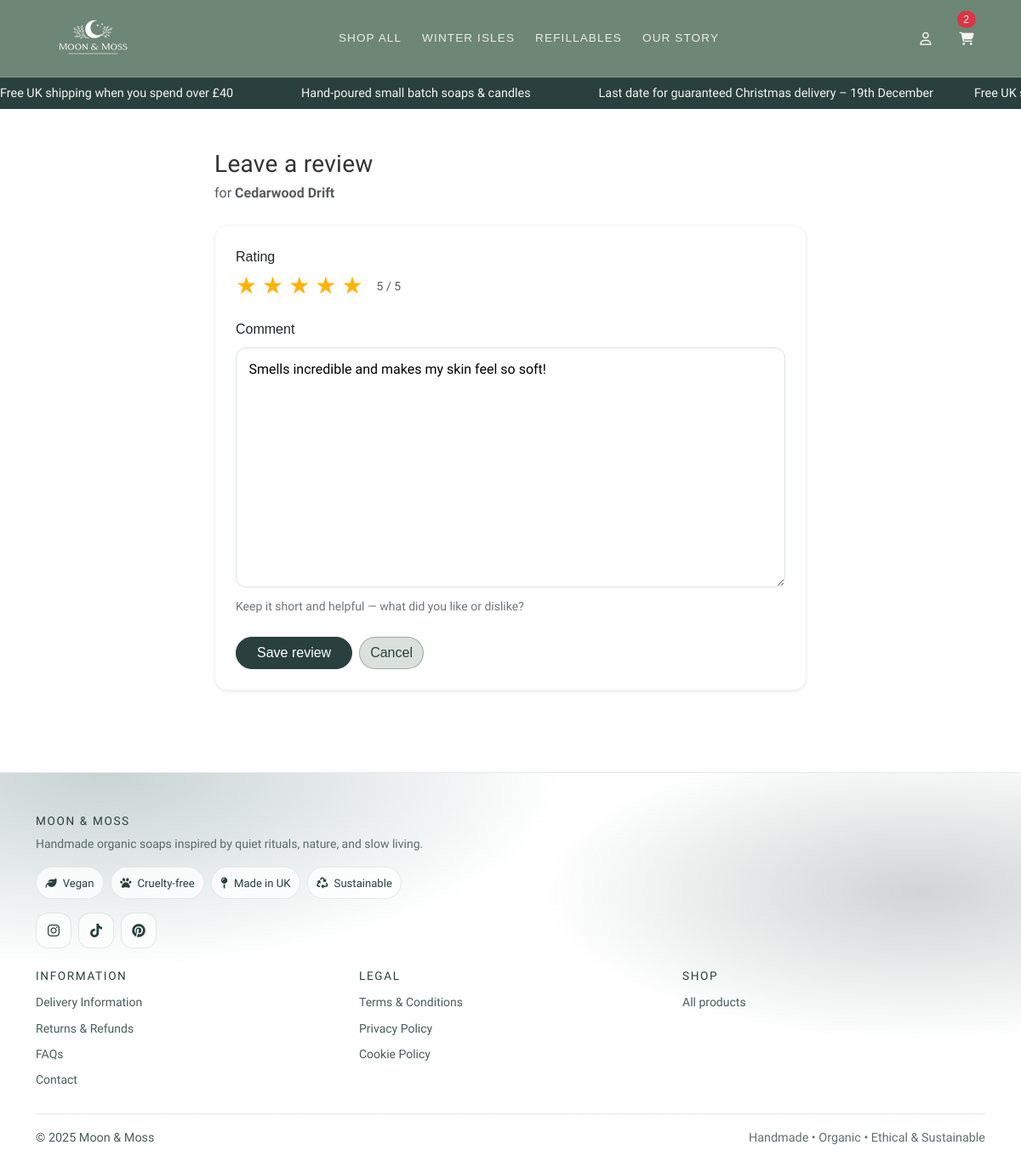
/reviews/order/29/product/6/ (signed in), run on the app's committed database.
### catalog/models.py (models this page shows, shortened)
class Product(models.Model):
    title = models.CharField(max_length=160)
    slug = models.SlugField(max_length=180, unique=True, blank=True)
    description = models.TextField(blank=True)
    scent = models.CharField(max_length=50, help_text="e.g. Lavender, Citrus")
    weight_g = models.PositiveIntegerField(help_text="Net weight in grams")
    price = models.DecimalField(max_digits=6, decimal_places=2)
    stock_qty = models.PositiveIntegerField(default=0)
    active = models.BooleanField(default=True)
    created_at = models.DateTimeField(auto_now_add=True)
    tags = models.CharField(
        max_length=250,
        blank=True,
        help_text="Comma-separated tags, e.g. winter, woody, refillable"
    )
    class Meta:
        ordering = ["title"]

### reviews/models.py (models this page shows, shortened)
class Review(models.Model):
    user = models.ForeignKey(settings.AUTH_USER_MODEL, on_delete=models.CASCADE)
    product = models.ForeignKey(Product, on_delete=models.CASCADE, related_name="reviews")
    rating = models.PositiveSmallIntegerField()
    comment = models.TextField(blank=True)
    created_at = models.DateTimeField(auto_now_add=True)
    verified_purchase = models.BooleanField(default=False)
    order = models.ForeignKey(Order, null=True, blank=True, on_delete=models.SET_NULL)
    is_approved = models.BooleanField(default=False)
    owner_reply = models.TextField(blank=True)
    owner_replied_at = models.DateTimeField(null=True, blank=True)
    updated_at = models.DateTimeField(auto_now=True)
    class Meta:
        unique_together = ("user", "product")
        ordering = ["-created_at"]

### reviews/views.py (the view)
@login_required
def review_from_order(request, order_id, product_id):
    order = get_object_or_404(Order, id=order_id, user=request.user)
    if order.fulfilment_status != Order.DELIVERED:
        messages.error(request, "You can only review items after delivery.")
        return redirect("accounts:my_order_detail", order.id)
    product = get_object_or_404(Product, id=product_id, active=True)
    if not OrderItem.objects.filter(order=order, product=product).exists():
        messages.error(request, "That product isn’t part of this order.")
        return redirect("accounts:my_order_detail", order.id)
    existing = Review.objects.filter(
        user=request.user, product=product).first()
    if request.method == "POST":
        form = ReviewForm(request.POST, instance=existing)
        if form.is_valid():
            review = form.save(commit=False)
            review.user = request.user
            review.product = product
            review.verified_purchase = True
            if hasattr(review, "order_id"):
                review.order = order
            review.save()
            messages.success(request, "Your review has been saved.")
            return redirect("accounts:my_order_detail", order.id)
    else:
        form = ReviewForm(instance=existing)
    return render(request, "reviews/add_review.html", {
        "product": product,
        "order": order,
        "form": form,
    })

### reviews/forms.py (shortened to what this page needs)
class ReviewForm(forms.ModelForm):
    class Meta:
        model = Review
        fields = ["rating", "comment"]

### cart/context_processors.py (called while the page is built)
def cart_count(request):
    cart = get_or_create_cart(request)
    try:
        count = sum(i.qty for i in cart.items.all())
    except Exception:
        count = 0
    return {"cart_count": count}

### cart/utils.py (called while the page is built)
def get_or_create_cart(request):
    if not request.session.session_key:
        request.session.create()
    request.session.set_expiry(60 * 60 * 24 * 14)
    session_key = request.session.session_key
    if request.user.is_authenticated:
        cart, created = Cart.objects.get_or_create(
            user=request.user,
            defaults={"session_key": session_key},
        )
        if not cart.session_key:
            cart.session_key = session_key
            cart.save(update_fields=["session_key"])
        return cart
    cart, _ = Cart.objects.get_or_create(user=None, session_key=session_key)
    return cart

### reviews/templates/reviews/add_review.html (shortened to what this page needs)
{% extends "base.html" %}
{% load static %}
{% block extra_css %}
  <link rel="stylesheet" href="{% static 'reviews/css/reviews.css' %}">
{% endblock extra_css %}
{% block content %}
  <div class="container py-4" style="max-width: 720px;">
    <div class="mb-4">
      <h1 class="h3 mb-1">Leave a review</h1>
      <div class="text-muted">
        for <strong>{{ product.title }}</strong>
      </div>
    </div>
    <div class="card shadow-sm">
      <div class="card-body p-4">
        <form method="post" novalidate>
          <div class="mb-4">
            <label class="form-label d-block mb-2">Rating</label>
            <div class="d-flex align-items-center gap-3">
              <div class="star-rating" role="radiogroup" aria-label="Rating">
                {% for i in "12345" %}
                  <button type="button"
                          class="star"
                          data-value="{{ forloop.counter }}"
                          aria-label="{{ forloop.counter }} star">★</button>
                {% endfor %}
              </div>
              <div class="small text-muted" id="ratingText">Click to rate</div>
            </div>
          </div>
          <div class="mb-4">
            <label class="form-label" for="{{ form.comment.id_for_label }}">Comment</label>
            {{ form.comment }}
            <div class="form-text">Keep it short and helpful — what did you like or dislike?</div>
          </div>
          <div class="d-flex gap-2">
            <button type="submit" class="btn btn-primary px-4">Save review</button>
            <a href="{% url 'catalog:product_detail' product.slug %}"
               class="btn btn-outline-secondary">Cancel</a>
          </div>
        </form>
      </div>
    </div>
  </div>
{% endblock content %}

### static/css/base-user.css (style rules this page uses)
:root { --bb-btn-radius: 20px; --bb-primary: #29403e; --bb-primary-dark: #29403e; --bb-cream: #f6f4f0; --bb-text: #333333; --bb-radius-pill: 999px; --bb-focus: rgba(97, 130, 128, 0.35); --bb-nav-bg: #6D8675; --bb-nav-text: #f6f4f0; --bb-nav-border: rgba(246, 244, 240, 0.18); --bb-nav-gap: 0.75rem; --bb-nav-height: 64px; --bb-nav-height-sm: 56px; --bb-logo-max: 120px; --bb-logo-max-sm: 90px; --bb-hit: 44px; --bb-radius: 12px; --bb-ink: #29403e; --bb-r-lg: 28px; --bb-r-md: 24px; --bb-r-sm: 20px; --bb-gap-lg: 28px; --bb-gap-md: 18px; --bb-gap-sm: 16px; --bb-glass-bg: rgba(255,255,255,0.28); --bb-glass-bg-dark: rgba(151,146,146,0.62); --bb-glass-blur: 10px; --bb-shadow: 0 20px 40px rgba(0,0,0,0.18); }
a { color: var(--bb-primary-dark); }
body { font-family: 'Mandali', 'Segoe UI', sans-serif; font-size: 16px; line-height: 1.6; color: #333333; }
h1, h2, h3, h4, h5, h6, .brand-heading { font-family: 'Old Standard TT', sans-serif; color: var(--bb-primary-dark); letter-spacing: 0.3px; }
h1 { font-size: 2.4rem; font-weight: 700; }
label, .nav-link, .btn, .badge { font-family: 'Source Sans 3', sans-serif; font-weight: 500; }
.btn { border-radius: var(--bb-btn-radius); }
.btn-primary { background-color: var(--bb-primary); border-color: var(--bb-primary); color: #fff; }
.btn-outline-secondary { background-color: #6d867540 !important; color: var(--bb-primary-dark); border-color: rgba(41, 64, 62, 0.35); }
.card { border-radius: 0.85rem; border-color: var(--bb-cream); }
.form-text { font-size: 0.875rem; color: #6c757d; }
.card { border-radius: 1rem; }

### reviews/static/reviews/css/reviews.css (style rules this page uses)
.star-rating { display: inline-flex; gap: 6px; }
.star { border: 0; background: transparent; font-size: 28px; line-height: 1; padding: 0; cursor: pointer; color: #cfcfd6; transition: transform .05s ease, color .12s ease; }
.star.is-on { color: #ffb300; }
.review-textarea { width: 100%; min-height: 140px; resize: vertical; padding: .75rem .9rem; border-radius: 12px; border: 1px solid #dee2e6; background: #fff; box-shadow: inset 0 1px 2px rgba(0,0,0,.04); }

### data on the page
Product: title "Cedarwood Drift"
Review: comment "Smells incredible and makes my skin feel so soft!"

### other printed values
{{ cart_count|default:0 }} "2"
{{ now|default:"2025" }} "2025"
